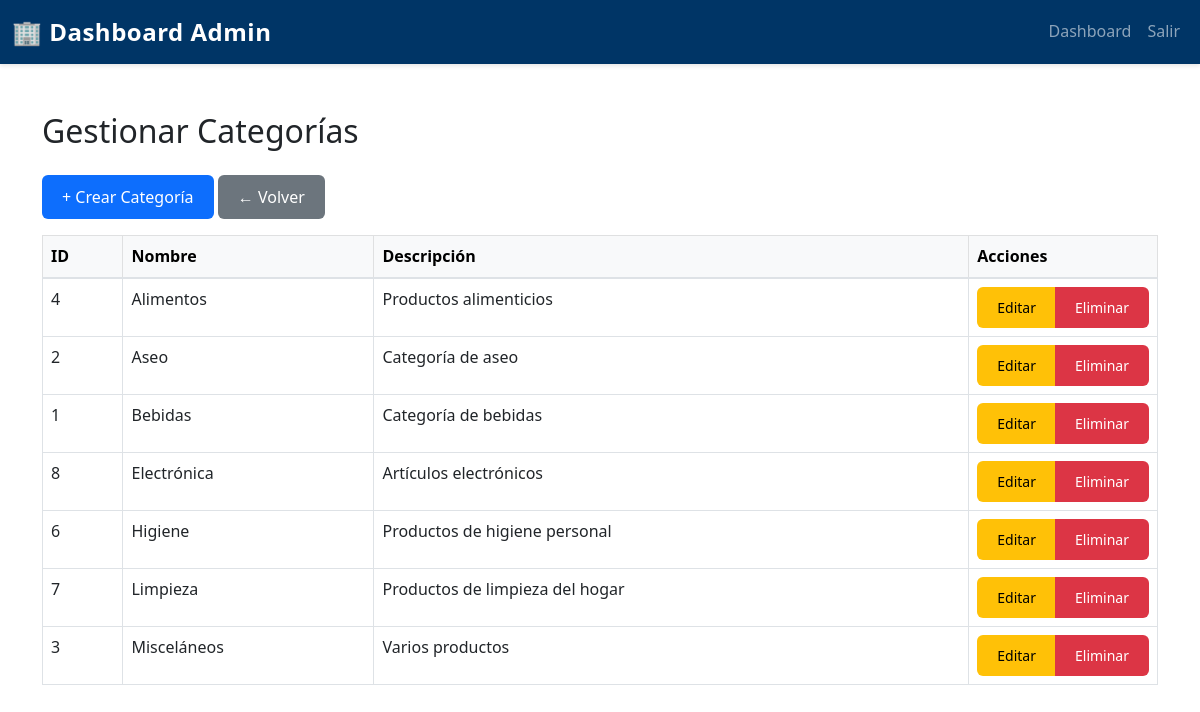
Page /FRONTEND/index.php?route=admin/categoria/listar (signed in) on the earlier database version.
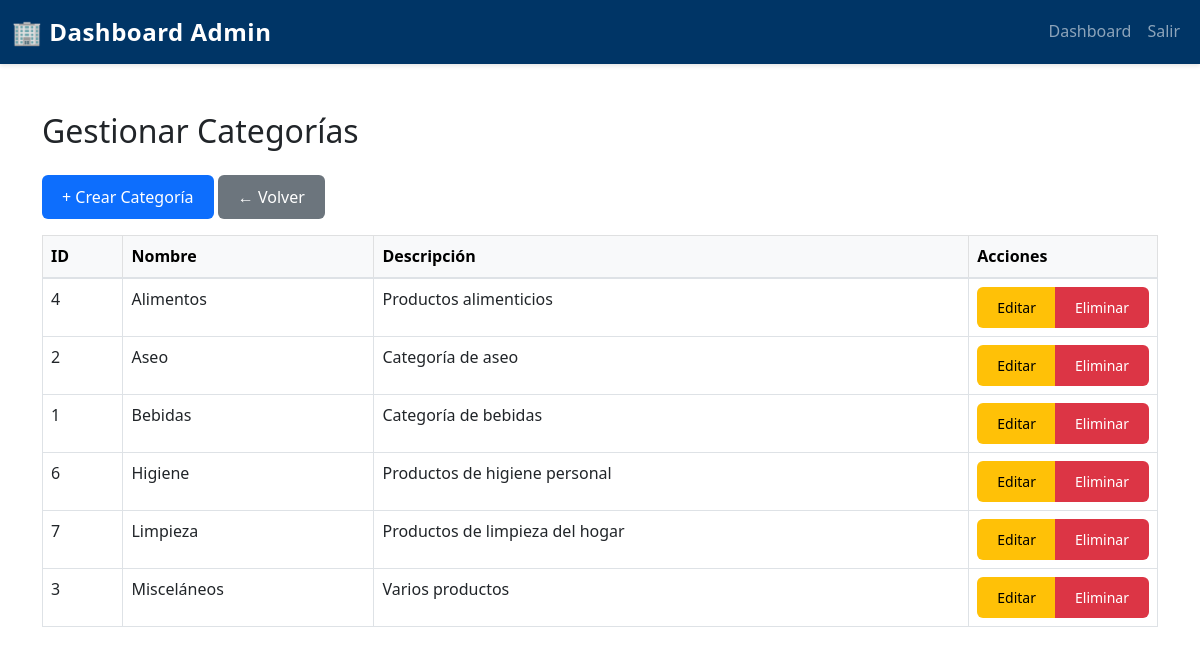
Same page on the later database version.
### tables this page shows
CREATE TABLE `categoria` (
  `idCATEGORIA` int(11) NOT NULL,
  `nomCATEGORIA` varchar(30) DEFAULT NULL,
  `descripcionCATEGORIA` varchar(100) DEFAULT NULL
);

### FRONTEND/models/CategoriaModel.php (called while the page is built, shortened)
<?php
class CategoriaModel {
    private $db;
    public function __construct($database) {
        $this->db = $database;
    }
    public function obtenerTodas() {
        $query = "SELECT * FROM categoria ORDER BY nomCATEGORIA ASC";
        $stmt = $this->db->prepare($query);
        $stmt->execute();
        return $stmt->fetchAll(PDO::FETCH_ASSOC);
    }
}

### FRONTEND/controllers/CategoriaController.php (called while the page is built, shortened)
<?php
class CategoriaController {
    private $categoriaModel;
    public function __construct($categoriaModel) {
        $this->categoriaModel = $categoriaModel;
    }
public function listar() {
    $categorias = $this->categoriaModel->obtenerTodas();
    return 'views/admin/listar_categoria.php';
}
}

### FRONTEND/views/admin/listar_categoria.php (the view, shortened to what this page needs)
<?php
require_once __DIR__ . '/../../models/CategoriaModel.php';
$db = new Database();
$conn = $db->connect();
$categoriaModel = new CategoriaModel($conn);
$categorias = $categoriaModel->obtenerTodas();
?>
<!DOCTYPE html>
<html lang="es">
<head>
    <link href="https://cdn.jsdelivr.net/npm/bootstrap@5.3.0/dist/css/bootstrap.min.css" rel="stylesheet">
    <link rel="stylesheet" href="assets/css/styles.css">
</head>
<body>
<nav class="navbar navbar-expand-lg navbar-dark bg-dark-blue">
    <div class="container-fluid">
        <a class="navbar-brand fw-bold" href="index.php?route=admin/dashboard">🏢 Dashboard Admin</a>
        <div class="collapse navbar-collapse" id="navbarNav">
            <ul class="navbar-nav ms-auto">
                <li class="nav-item">
                    <a class="nav-link" href="index.php?route=admin/dashboard">Dashboard</a>
                </li>
                <li class="nav-item">
                    <a class="nav-link" href="index.php?route=logout">Salir</a>
                </li>
            </ul>
        </div>
    </div>
</nav>
<div class="container my-5">
    <h2 class="mb-4">Gestionar Categorías</h2>
    <a href="index.php?route=admin/categoria/crear" class="btn btn-primary mb-3">+ Crear Categoría</a>
    <a href="index.php?route=admin/dashboard" class="btn btn-secondary mb-3">← Volver</a>
    <table class="table table-bordered table-hover">
        <thead class="table-light">
            <tr>
                <th>ID</th>
                <th>Nombre</th>
                <th>Descripción</th>
                <th style="width: 150px;">Acciones</th>
            </tr>
        </thead>
        <tbody>
            <?php foreach ($categorias as $cat): ?>
            <tr>
                <td><?= $cat['idCATEGORIA'] ?></td>
                <td><?= $cat['nomCATEGORIA'] ?></td>
                <td><?= $cat['descripcionCATEGORIA'] ?></td>
                <td>
                    <div class="btn-group">
                    <a href="index.php?route=admin/categoria/editar&id=<?= $cat['idCATEGORIA'] ?>" class="btn btn-sm btn-warning">
                        Editar
                    </a>
                    <a href="index.php?route=admin/categoria/eliminar&id=<?= $cat['idCATEGORIA'] ?>"
                       class="btn btn-sm btn-danger"
                       onclick="return confirm('¿Seguro que deseas eliminar esta categoría?');">
                        Eliminar
                    </a>
                    </div>
                </td>
            </tr>
            <?php endforeach; ?>
        </tbody>
    </table>
</div>
</body>
</html>

Differences in the rows shown:
removed categoria: idCATEGORIA "8", nomCATEGORIA "Electrónica", descripcionCATEGORIA "Artículos electrónicos"
